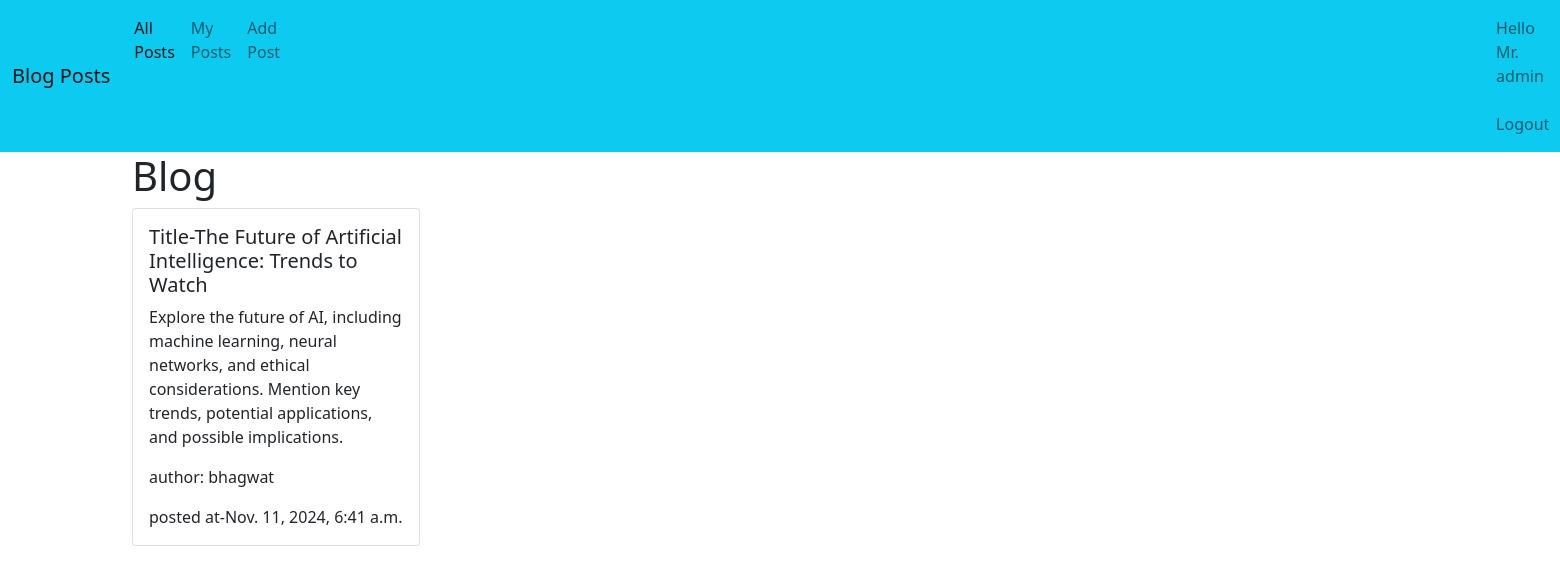
Page /blog_details/8/ (signed in) on the committed database.
### blog/models.py (models this page shows, shortened)
class Post(models.Model):
    title = models.CharField(max_length=200)
    body = models.TextField()
    author = models.ForeignKey(User,on_delete=models.CASCADE)
    posted_at = models.DateTimeField(auto_now_add=True)

### blog/views.py (the view)
# urls.py: path('blog_details/<int:pk>/',blog_details,name='blog_details_url'),
@login_required(login_url='login_url')
def blog_details(request,pk):
    template_name = 'blog/blog_details.html'
    blog_post =  Post.objects.get(id=pk)
    context={'blog_post':blog_post}
    return render(request,template_name,context)

### templates/blog/blog_details.html (shortened to what this page needs)
{% extends 'layout.html' %}
{% load crispy_forms_tags %}
{% block content %}
<div class="container ">
    <h1>Blog </h1>
    <div class="card" style="width: 18rem;">
        <div class="card-body">
          <h5 class="card-title">Title-{{blog_post.title}}</h5>
          <p class="card-text">{{blog_post.body}}</p>
          <p class="card-text">author:  {{blog_post.author}}</p>
          <p class="card-text">posted at-{{blog_post.posted_at}}</p>
        </div>
      </div>
</div>
{% endblock %}

### templates/layout.html (shortened to what this page needs)
<!DOCTYPE html>
<html lang="en">
<head>
    <link href="https://cdn.jsdelivr.net/npm/bootstrap@5.0.2/dist/css/bootstrap.min.css" rel="stylesheet">
</head>
<body>
    <nav class="navbar navbar-expand-lg navbar-light bg-info">
        <div class="container-fluid">
          <a class="navbar-brand" href="#">Blog Posts</a>
          <div class="collapse navbar-collapse" id="navbarNav">
            <ul class="navbar-nav">
              <li class="nav-item">
                <a class="nav-link active" aria-current="page" href="{% url 'home_url' %}">All Posts</a>
              </li>
              <li class="nav-item">
                <a class="nav-link" href="{% url 'my_posts_url' %}">My Posts</a>
              </li>
              <li class="nav-item">
                <a class="nav-link" href="{% url 'add_post_url' %}">Add Post</a>
              </li>
             {% if user.is_authenticated %}
              <li class="nav-item" style="margin-left: 1200px;">
                <a class="nav-link" href="{% url 'logout_url' %}"><span>Hello Mr. {{user.username}}&nbsp;
                </span>Logout</a>
              </li>
              {% endif %}
          </div>
        </div>
      </nav>
      {% block content %}
      {% endblock %}
</body>
</html>

### rows in the picture
Post: title "The Future of Artificial Intelligence: Trends to Watch", body "Explore the future of AI, including machine learning, neural networks, and ethical considerations. Mention key trends, potential applications, and possible implications.", author "bhagwat", posted_at "Nov. 11, 2024, 6:41 a.m."

### other values in the picture
{{ user.username }} "admin"
